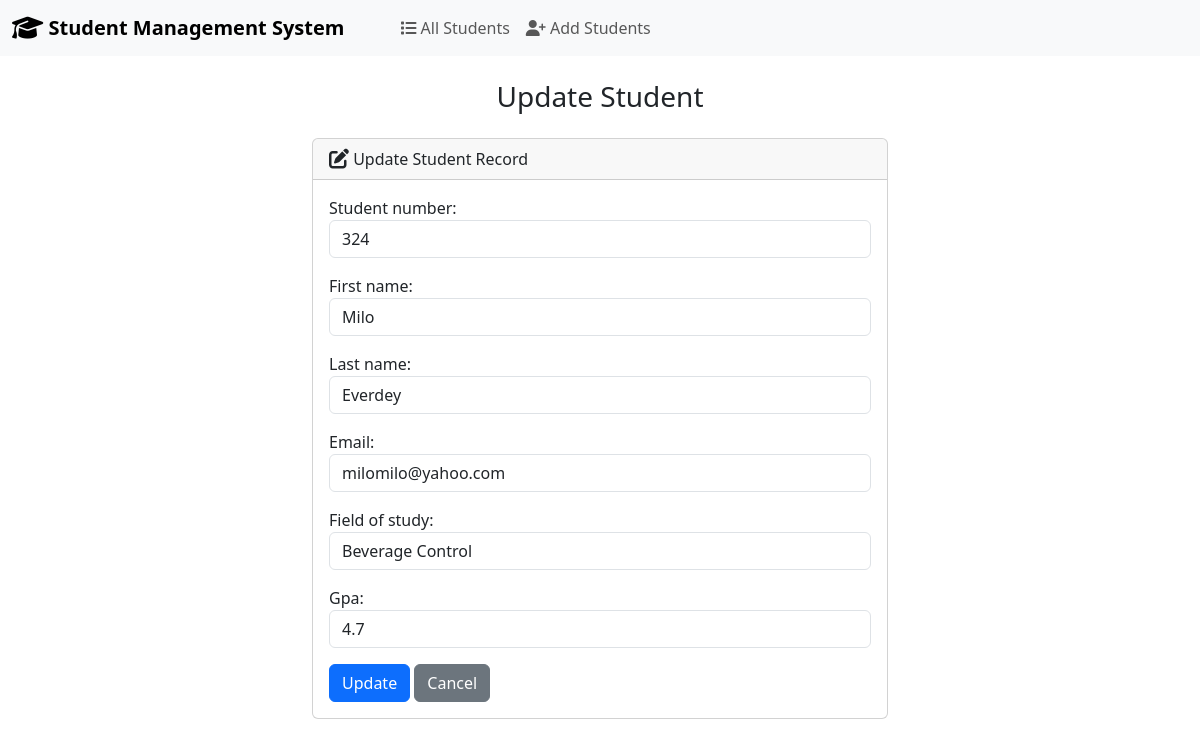
The page /edit/3/ on the database its author committed.
### students/models.py (models this page shows, shortened)
class Student(models.Model):
    student_number = models.PositiveIntegerField()
    first_name = models.CharField(max_length=50)
    last_name = models.CharField(max_length=50)
    email = models.EmailField(max_length=100)
    field_of_study = models.CharField(max_length = 100)
    gpa = models.FloatField()

### students/views.py (the view)
# urls.py: path('edit/<int:id>/', views.edit, name='edit'),
def edit(request, id):
    if request.method == 'POST':
        student = Student.objects.get(pk=id)
        form = StudentForm(request.POST, instance=student)
        if form.is_valid():
            form.save()
            return render(request, 'students/edit.html', {
                'form': form,
                'success': True
            })
    else:
        student = Student.objects.get(pk=id)
        form = StudentForm(instance = student)
    return render(request, 'students/edit.html', {
        'form': form
    })

### students/forms.py
class StudentForm(forms.ModelForm):
    class Meta:
        model = Student
        fields = ['student_number', 'first_name', 'last_name', 'email', 'field_of_study', 'gpa']
        label = {
            'student_number': 'Student Number',
            'first_name': 'First Name',
            'last_name': 'Last Name',
            'email': 'Email',
            'field_of_study': 'Field of Study',
            'gpa': 'GPA',
        }
        widgets = {
            'student_number': forms.NumberInput(attrs={'class': 'form-control'}),
            'first_name': forms.TextInput(attrs={'class': 'form-control'}),
            'last_name': forms.TextInput(attrs={'class': 'form-control'}),
            'email': forms.EmailInput(attrs={'class': 'form-control'}),
            'field_of_study': forms.TextInput(attrs={'class': 'form-control'}),
            'gpa': forms.NumberInput(attrs={'class': 'form-control'})
        }

### students/templates/students/edit.html (shortened to what this page needs)
{% extends "students/base.html" %}
{% block body%}
    <h3 class="text-center m-4">Update Student</h3>
    {% if success %}
        <div class="alert alert-success">
            The student updated successfully
            <a href="{% url "index" %}">Go to Home Page</a>
        </div>
    {% else %}
        <div class="row justify-content-center">
            <div class="col-6">
                <div class="card">
                    <div class="card-header">
                        <i class="fa-solid fa-pen-to-square fa-lg"></i> Update Student Record
                    </div>
                    <div class="card-body">
                      <form method="post">
                        {{ form.as_p }}
                        <button type="submit" class="btn btn-primary">Update</button>
                        <a href="{% url "index" %}" class="btn btn-secondary">Cancel</a>
                      </form>
                    </div>
                  </div>
            </div>
        </div>
    {% endif %}
{% endblock %}

### rows shown on the page
Student: student_number "324", first_name "Milo", last_name "Everdey", email "milomilo@yahoo.com", field_of_study "Beverage Control", gpa "4.7"
